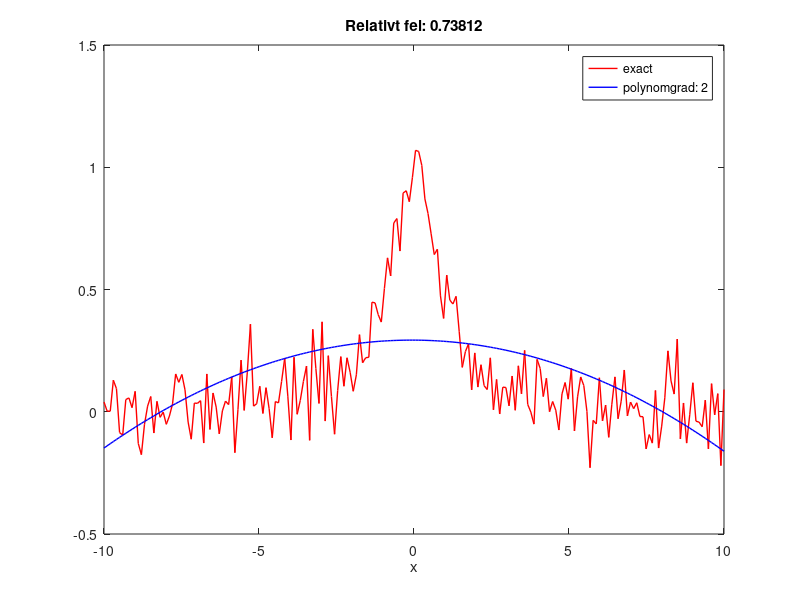

Source code (MATLAB):

% ----------------------------------------
%   Solution of least squares  problem  min_x || Ax - y ||_2
%   using the method of normal equations.
%   Matrix A is constructed as a Vandermonde matrix.
%   
% ----------------------------------------

degree=2; % graden på polynomet 
points=200; %antalet diskreta punkter = ( rader i matrisen A)

x=zeros(1,points);
y=zeros(1,points);
Vandermode_matrix=[];
for i=1:1:points
  x = linspace(-10.0,10.0,points);
  %  exakt funktion
  %y(i)= sin(pi*x(i)/5) %+ x(i)/5;
  % y=rand(1,i)*0.1;
  y(i) = 1./(1+x(i).^2) + 0.1*randn(size(x(i)));
 
end

%skapar vandermode matrisen 
Vandermode_matrix = bsxfun(@power,x(:),0:degree);


% beräknar högeledet 
rhs=Vandermode_matrix'*y';

% beräknar vänsterledet
lhs=Vandermode_matrix'*Vandermode_matrix;

l=zeros(degree+1);

% solution of the normal equation using Cholesky decomposition

if all(eig(lhs) > 0)
    l = chol(lhs, 'lower');
    rhs = l' \ (l \ rhs);

    figure(1)
plot(x,y,'- r', 'linewidth',1)
hold on

% beräknar approximation till det exakta polynomet med coefficienter c

approx = Vandermode_matrix*rhs;
plot(x,approx,'- b', 'linewidth',1)
hold off

str_xlabel = ['polynomgrad: ', num2str(degree)];

% Beräknar det relativa felet 
%  norm(approx. value - true value) / norm(true value)
%e1=norm(y'- approx)/norm(y')

error=norm(y'- approx)/norm(y');
fprintf('Relativt fel: %.2f%%', error);

legend('exact ',str_xlabel);
title(['Relativt fel: ' num2str(error)])
xlabel('x')
else
    error('Matrisen är positivt definit; en matris A sådan att x^(T) Ax > 0 för alla x');
end







